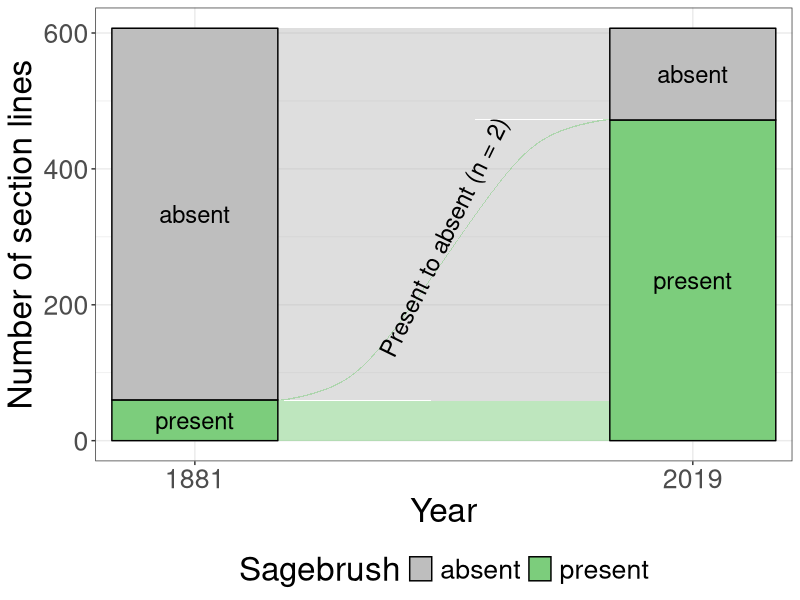
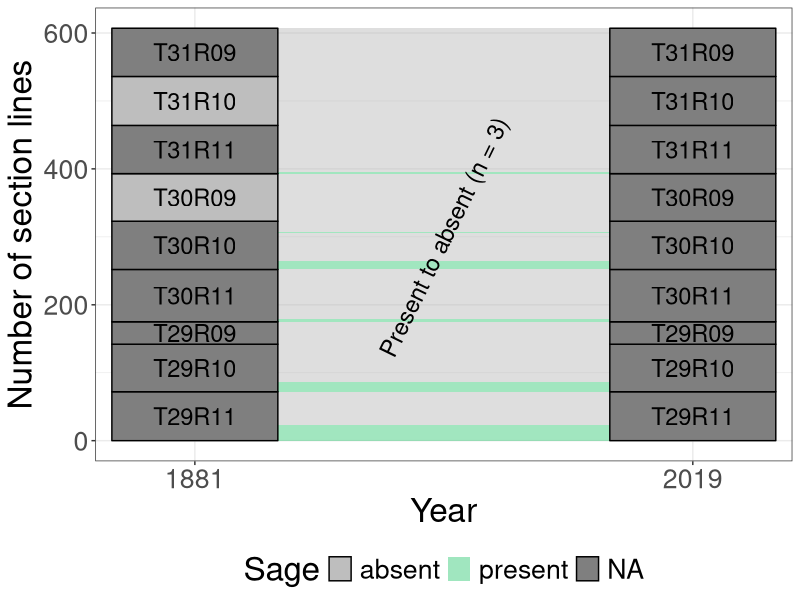
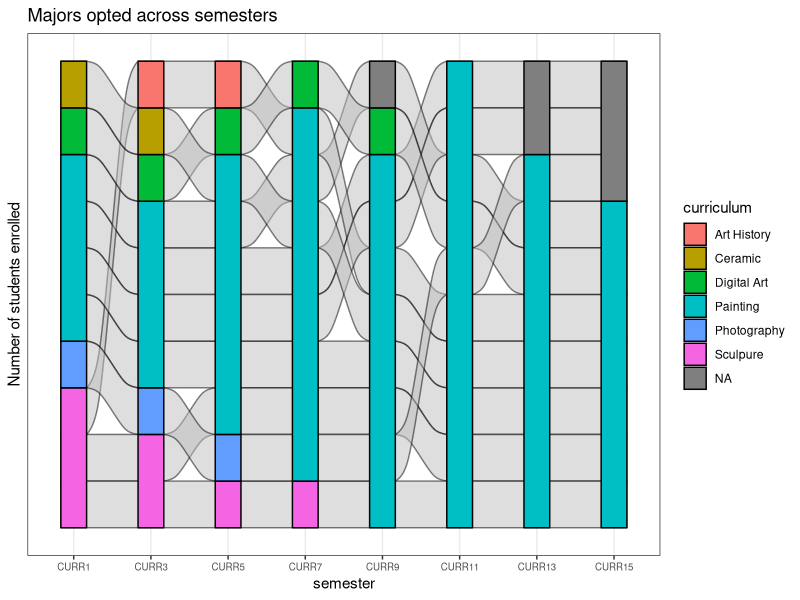
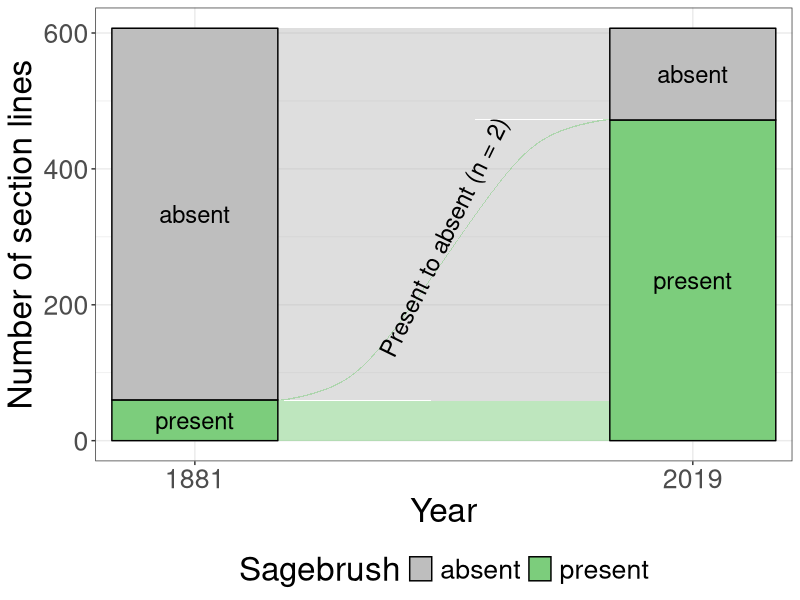
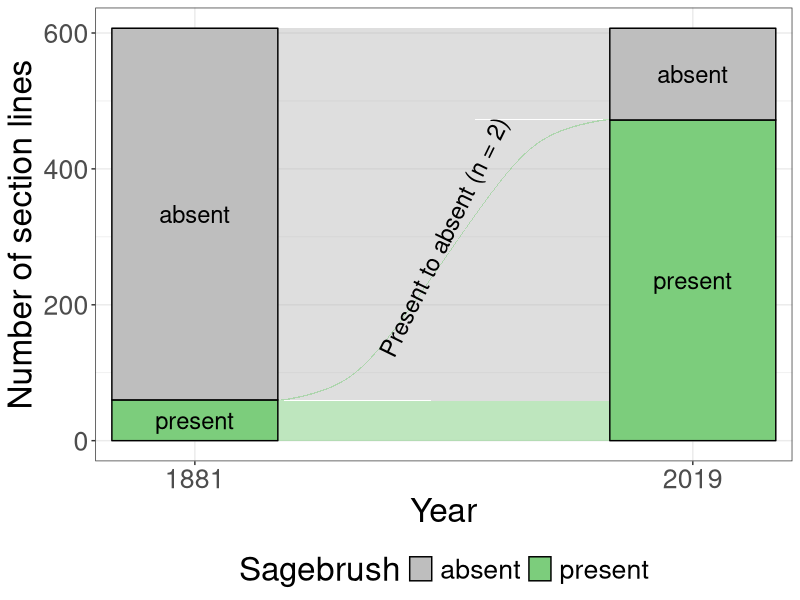
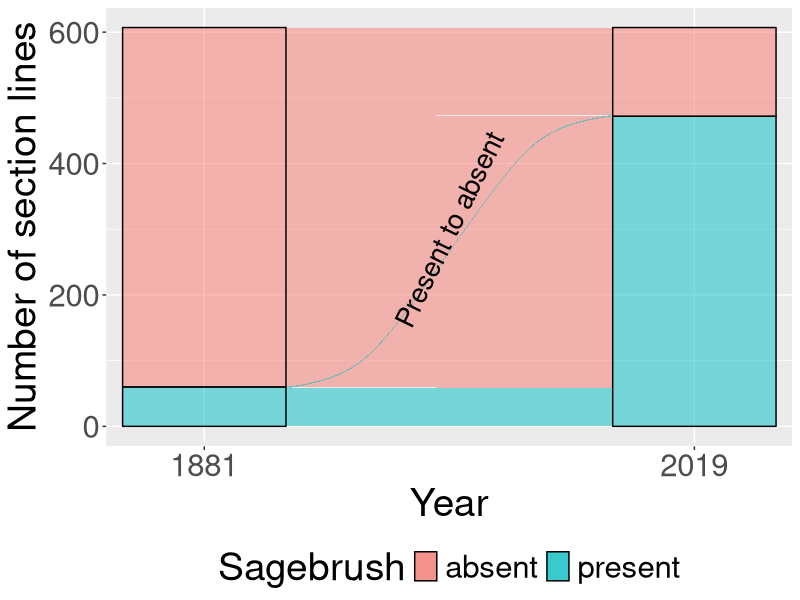
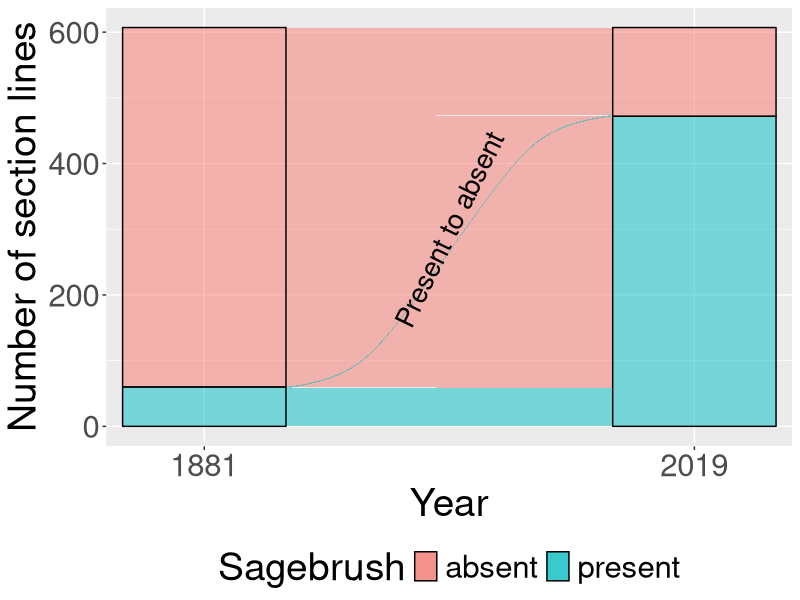

Write R code to recreate these figures, in order.
#Final fig 5 10/24/22
#attempting to modify y axis label
#12/22/20 - attempting to add custom color (worked, but legend goes away!!!!)

#library(sf)
#library(readxl)
library(tidyverse)
library(dplyr)
library(ggplot2)
library(ggalluvial)

#idk whatim doing but im trying
#survey=year
#response=sage

#all_townships <- read.csv("data/all_townships_final.csv")
all_townships <- read.csv("./code/Vaccine_to_Sage/data/all_townships_final.csv") #added pathname to get to data folder in Vaccine_to_Sage folder

all_townships$Sage <- factor(all_townships$Sage)
all_townships$Year <- factor(all_townships$Year)
all_townships$Township <- factor(all_townships$Township)
all_townships$Segment <- factor(all_townships$Segment)

#all_townships$Township <-factor("T31R09","T31R10","T31R11","T30R09","T30R10","T30R11","T29R09","T29R10","T29R11")

#all_townships$Township <- factor(all_townships$Township, levels=c("T31R09","T31R10","T31R11","T30R09","T30R10","T30R11","T29R09","T29R10","T29R11"))

#all_townships$Township <-factor("T31R09", "T31R10", "T31R11","T30R09", "T30R10", "T30R11","T29R09", "T29R10", "T29R11")
#all_townships$Township <-factor("T29R09", "T29R10", "T29R11", "T30R09", "T30R10", "T30R11", "T31R09", "T31R10", "T31R11")
#levels(all_townships$Sage)
#levels(all_townships$Township)
#levels(all_townships$Segment)
Sagebrush <- all_townships$Sage
all_townships$Township <- factor(all_townships$Township, levels=c("T31R09","T31R10","T31R11","T30R09","T30R10","T30R11","T29R09","T29R10","T29R11"))

#all_townships <- all_townships(x = runif(100), y = runif(100), 
                  #Group = gl(5, 20, labels = LETTERS[1:5]))
#with(dat, levels(Group))
#dat <- transform(dat,
#                          Sage = factor(Sage, rev(levels(Sage))))

#notown <- select(all_townships, -Township)


#trying to add custom colors (instead of salmon/turqoise default)
##########################################################################################
#####Fig 5 Final (12/22/22)  ######################################################
################################

final_c<-ggplot(data = all_townships, 
       aes(alluvium = Segment, x = Year, stratum = Sage))+
  geom_flow(aes(fill = Sage))+ #this controls the flow between the stratum - fill controls color
  geom_stratum(aes(fill = Sage))+ #this controls the bars (stacked years) on outside - fill controls color
  #scale_fill_manual(values = c("grey", "green3"))+ #this changes the color of the "stratum" and flow" between plots (and in the legend)
  #scale_fill_manual(values = c("grey", "seagreen3"))+ #this changes the color of the "stratum" and flow" between plots (and in the legend)
  scale_fill_manual(name = "Sagebrush",  #new legend title 
                    values = c("grey", "palegreen3"))+ #this changes the color of the "stratum" and flow" between plots (and in the legend)
  geom_text(stat = "stratum", size = 6,#adding text labels to "stratum" bar stacks
            aes(label = after_stat(stratum))) +
  theme_bw()+ #remove grey background
  ylab("Number of section lines")+
  scale_x_discrete(expand = c(.1, .1)) +
  annotate(geom = "text", x = 1.5, y = 300, label = "Present to absent (n = 2)", size=6 , angle=64)+
  theme(legend.position = "bottom") +
  theme(text = element_text(size=24))

final_c  
  
###Save the REAL final, final, final Fig5 - ha  

ggsave(plot = final_c, device = tiff, width = 10, height = 10, dpi = 301, 
       filename = "./code/Vaccine_to_Sage/figures/final/fig5/Fig5_sage_all_final_color1.tiff")
#smaller jpeg version
ggsave(plot = final_c, device = jpeg, width = 10, height = 10, dpi = 301, 
       filename = "./code/Vaccine_to_Sage/figures/final/fig5/Fig5_sage_all_final_color1.jpeg")



#######################################################################################################
#################################################################################
########### figure 5 - default salmon color scheme - not final
final <-ggplot(all_townships,
               aes(x = Year, stratum = Sagebrush, alluvium = Segment,
                   y = c(1), 
                   #label = Sagebrush)) + 
                   fill = Sagebrush, label = Sagebrush)) + 
  scale_x_discrete(expand = c(.1, .1)) +
  geom_flow()+
  geom_stratum(alpha = 0.5)+
  #geom_flow(fill = c("grey","grey", "green3","green3", "green3","green3", "green3","green3")) +
  #geom_stratum(alpha = .5, fill = c("green3","grey", "green3","grey"))+
  #aes(fill=c("green","gray")) + this doesn't work
  #facet_wrap(~ Township , scales = "fixed") +
  labs(y="Number of section lines") +
  #scale_fill_brewer(palette = "YlGn", direction = 1) +
  #geom_text(stat = "stratum", size = 3)  + #for some reason it messes up graph when i add color?
  theme(legend.position = "bottom") +
  theme(text = element_text(size=28)) + 
  #theme_bw()+  #changes legend position and text label size - may need to change that in parentheses of theme_bw()  
  annotate(geom = "text", x = 1.5, y = 300, label = "Present to absent", size=7 , angle=64)
#scale_color_identity(guide = "legend")

#scale_colour_manual(name = "Legend", 
#                    values = c("Absent" = "grey", 
#                               "Present" = "green3"))  #because I changed the color, then need to make manual legend
#ggtitle("Sagebrush presence through time")                                  

#####################################
#save final pub ready tiff version w/ label slanted, even!! Boooyaaa!
ggsave(plot = final, device = tiff, width = 10, height = 10, dpi = 301, 
       filename = "./code/Vaccine_to_Sage/figures/final/fig5/sage_all_final_w_label.tiff")

ggsave(plot = final, device = jpeg, width = 10, height = 10, dpi = 301, 
       filename = "./code/Vaccine_to_Sage/figures/final/fig5/sage_all_final_w_label.jpeg")


######################################
#######################messing around to see if we can subdivide stratum by townships
library(ggalluvial)

final_c1<-ggplot(data = all_townships, 
                aes(alluvium = Segment, x = Year, stratum = Township))+
  #geom_flow(aes(fill = Sage))+ #this controls the flow between the stratum
  geom_flow(aes(fill = Sage))+ #this controls the flow between the stratum - fill controls color
  #geom_stratum(aes(fill = Sage)) #this controls the bars (stacked years) on outside
  geom_stratum(aes(fill = Sage))+ #this controls the bars (stacked years) on outside - fill controls color
  #scale_fill_manual(values = c("grey", "green3"))+ #this changes the color of the "stratum" and flow" between plots (and in the legend)
  scale_fill_manual(values = c("grey", "seagreen3"))+ #this changes the color of the "stratum" and flow" between plots (and in the legend)
  #scale_fill_manual(values = c("grey", "palegreen3"))+ #this changes the color of the "stratum" and flow" between plots (and in the legend)
  geom_text(stat = "stratum", size = 6,#adding text labels to "stratum" bar stacks
            aes(label = after_stat(stratum))) +
  theme_bw()+ #remove grey background
  ylab("Number of section lines")+
  scale_x_discrete(expand = c(.1, .1)) +
  annotate(geom = "text", x = 1.5, y = 300, label = "Present to absent (n = 3)", size=6 , angle=64)+
  theme(legend.position = "bottom") +
  theme(text = element_text(size=24))

final_c1  











#ex with similar data

ggplot(majors, aes(alluvium = student, x = semester, stratum = curriculum)) + 
  geom_alluvium(color = "black") +
  geom_stratum( color = "black",aes(fill=curriculum))  + 
  # Vanilla GGplot here onwards
  ggtitle("Majors opted across semesters")+
  scale_y_discrete() +
  ylab("Number of students enrolled")+
  theme_bw()+
  theme(axis.text = element_text(size = 7))














